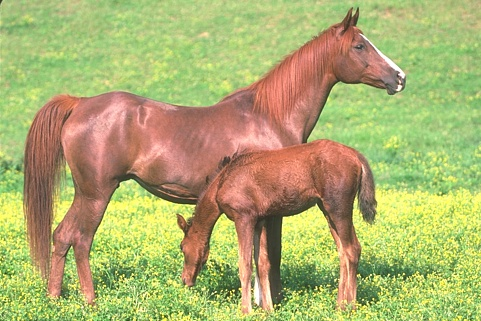
%> input picture LAB 11/Images/113044.jpg, 481 x 321 px
$ octave lab_exp_11_1.m   (GNU Octave 9; MATLAB toolbox functions it lacks are replaced by stand-ins)
%> lines starting %> are read from the running program, lines starting %| are printed output that depends on the picture
clear all;
close all;
f = imread("Images\113044.jpg");
%> f is the input picture: size 321x481x3 uint8; mean R, G, B 174.6, 175.1, 111
f1 = rgb2gray(f);
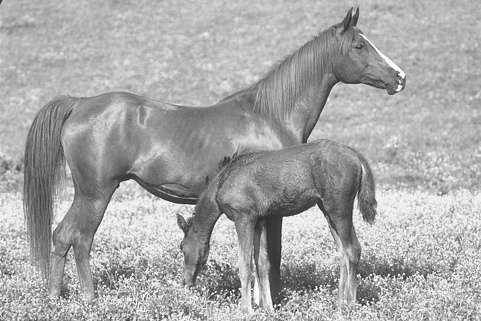
%> f1: size 321x481 uint8; min 37, max 255, mean 167.7
f2 = im2double(f1);
subplot(1,3,1),imshow(f);
title("input image")

wx1 = [-1 0 1;-2 0 2;-1 2 1];
wy1 = [1 2 1;0 0 0;-1 -2 -1];
wx2 = [-1 -2 1;0 0 0;1 2 1];
wy2 = [-1 0 1;-2 0 2;-1 0 1];

p=padd(f2,size(ones(3), 1));
rx1 = conv(p,wx1);
ry1 = conv(p,wy1);
r1 = abs(rx1) + abs(ry1);
subplot(1,3,2),imshow(r1,[]);
title("output1 image")
rx2 = conv(p,wx2);
ry2 = conv(p,wy2);
r2 = abs(rx2) + abs(ry2);
subplot(1,3,3),imshow(r2,[]);
title("output2 image")

function c = conv(f1,w)
    x = fix(size(w, 1)/2);
    r = size(w, 1);
    for i=x+1:1:size(f1,1)-x
        for j=x+1:1:size(f1,2)-x
            wf = f1(i-x:i+x, j-x:j+x).*w;
            c(i-x,j-x) = (1/(r^2))*sum(wf(:));
        end
    end
    c =c;
end

function pa = padd(f,k)
%> called with k = 3
   row=size(f,1);
%> row = 321
   col=size(f,2);
%> col = 481
   p = zeros(size(f)+k-1);
   for i=fix(k/2)+1:1:row+fix(k/2)
    for j=fix(k/2)+1:1:col+fix(k/2)
        p(i,j) = f(i-fix(k/2),j-fix(k/2));
    end
   end
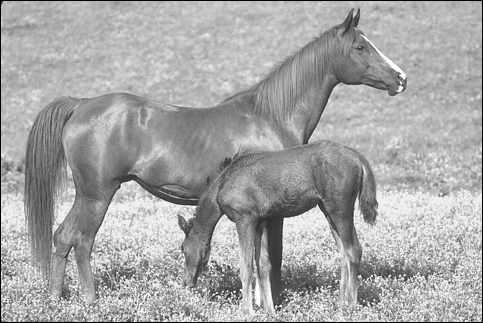
%> p: size 323x483 double; min 0, max 1, mean 0.651
%> call 2 of conv, with w = [1 2 1; 0 0 0; -1 -2 -1]
%> after the loop in conv (call 2), `for i=x+1:1:size(f1,1)-x`:
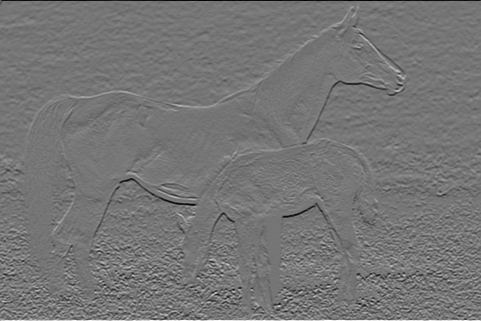
%> c: size 321x481 double; min -0.362, max 0.42, mean 3.15e-05; drawn with min black and max white
%> `r1 = abs(rx1) + abs(ry1);`:
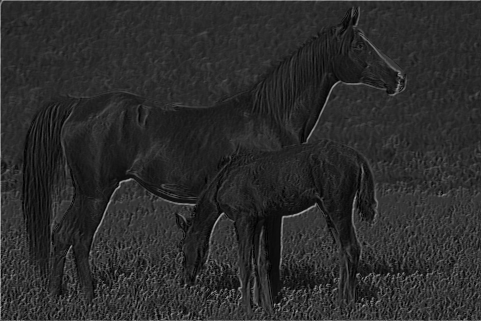
%> r1: size 321x481 double; min 0.000871, max 0.727, mean 0.173
%> call 3 of conv, with w = [-1 -2 1; 0 0 0; 1 2 1]
%> after the loop in conv (call 3), `for i=x+1:1:size(f1,1)-x`:
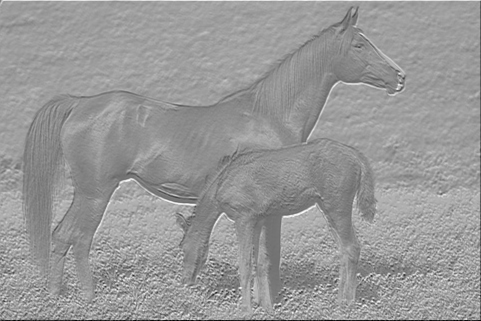
%> c: size 321x481 double; min -0.243, max 0.406, mean 0.145; drawn with min black and max white
%> call 4 of conv, with w = [-1 0 1; -2 0 2; -1 0 1]
%> after the loop in conv (call 4), `for i=x+1:1:size(f1,1)-x`:
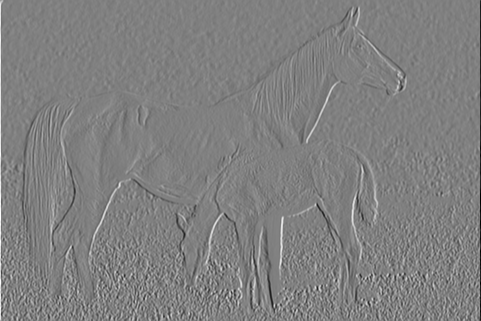
%> c: size 321x481 double; min -0.419, max 0.414, mean -1.24e-05; drawn with min black and max white
%> `r2 = abs(rx2) + abs(ry2);`:
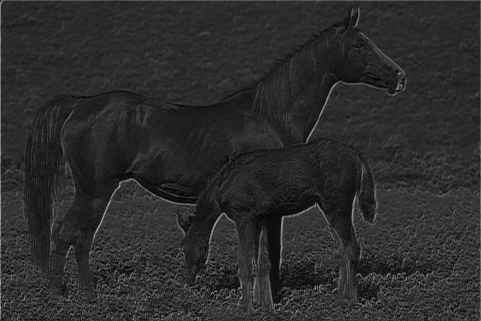
%> r2: size 321x481 double; min 0.00349, max 0.677, mean 0.175
   pa=p;
end
